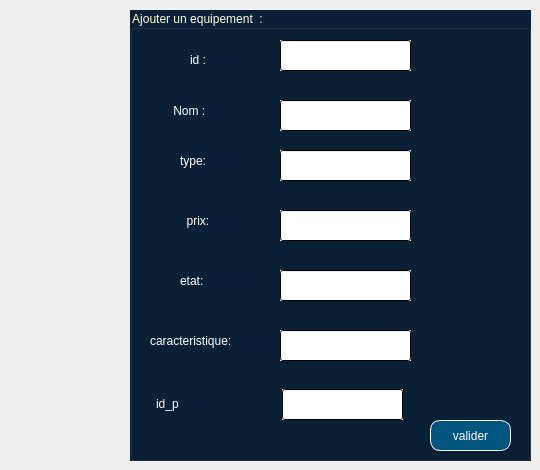
      <widget class="QWidget" name="page">
       <widget class="QGroupBox" name="groupBox">
        <property name="geometry">
         <rect>
          <x>130</x>
          <y>10</y>
          <width>401</width>
          <height>451</height>
         </rect>
        </property>
        <property name="styleSheet">
         <string notr="true">color: qlineargradient(spread:pad, x1:0, y1:0, x2:1, y2:1, stop:0 rgba(255, 255, 190, 255), stop:1 rgba(255, 255, 255, 255));
background-color: qlineargradient(spread:pad, x1:1, y1:1, x2:1, y2:1, stop:0 rgba(10, 32, 54, 255), stop:1 rgba(255, 255, 255, 255));
font: 75 12pt &quot;Arial&quot;;</string>
        </property>
        <property name="title">
         <string>Ajouter un equipement  :</string>
        </property>
        <widget class="QLabel" name="label_3">
         <property name="geometry">
          <rect>
           <x>60</x>
           <y>40</y>
           <width>47</width>
           <height>20</height>
          </rect>
         </property>
         <property name="styleSheet">
          <string notr="true">font: 75 13pt &quot;Arial&quot;;


</string>
         </property>
         <property name="text">
          <string>id :</string>
         </property>
        </widget>
        <widget class="QLabel" name="label_6">
         <property name="geometry">
          <rect>
           <x>40</x>
           <y>90</y>
           <width>51</width>
           <height>21</height>
          </rect>
         </property>
         <property name="styleSheet">
          <string notr="true">font: 75 13pt &quot;Arial&quot;;



</string>
         </property>
         <property name="text">
          <string> Nom :</string>
         </property>
        </widget>
        <widget class="QLabel" name="label_7">
         <property name="geometry">
          <rect>
           <x>50</x>
           <y>140</y>
           <width>71</width>
           <height>21</height>
          </rect>
         </property>
         <property name="styleSheet">
          <string notr="true">font: 75 13pt &quot;Arial&quot;;


</string>
         </property>
         <property name="text">
          <string>type:</string>
         </property>
        </widget>
        <widget class="QLabel" name="label_8">
         <property name="geometry">
          <rect>
           <x>50</x>
           <y>200</y>
           <width>71</width>
           <height>21</height>
          </rect>
         </property>
         <property name="styleSheet">
          <string notr="true">font: 75 13pt &quot;Arial&quot;;


</string>
         </property>
         <property name="text">
          <string>  prix:</string>
         </property>
        </widget>
        <widget class="QLabel" name="label_9">
         <property name="geometry">
          <rect>
           <x>50</x>
           <y>260</y>
           <width>81</width>
           <height>21</height>
          </rect>
         </property>
         <property name="styleSheet">
          <string notr="true">font: 75 13pt &quot;Arial&quot;;


</string>
         </property>
         <property name="text">
          <string>etat:</string>
         </property>
        </widget>
        <widget class="QLabel" name="label_11">
         <property name="geometry">
          <rect>
           <x>20</x>
           <y>320</y>
           <width>121</width>
           <height>21</height>
          </rect>
         </property>
         <property name="styleSheet">
          <string notr="true">font: 75 13pt &quot;Arial&quot;;




</string>
         </property>
         <property name="text">
          <string>caracteristique:</string>
         </property>
        </widget>
        <widget class="QLineEdit" name="lineEdit_caracteristique">
         <property name="geometry">
          <rect>
           <x>150</x>
           <y>320</y>
           <width>131</width>
           <height>31</height>
          </rect>
         </property>
         <property name="styleSheet">
          <string notr="true">font: 11pt &quot;Arial&quot;;
background-color: qlineargradient(spread:pad, x1:0, y1:0, x2:0.034, y2:0.0227273, stop:0 rgba(255, 255, 255, 255), stop:1 rgba(255, 255, 255, 255));</string>
         </property>
        </widget>
        <widget class="QLineEdit" name="lineEdit_etat">
         <property name="geometry">
          <rect>
           <x>150</x>
           <y>260</y>
           <width>131</width>
           <height>31</height>
          </rect>
         </property>
         <property name="styleSheet">
          <string notr="true">font: 11pt &quot;Arial&quot;;
background-color: qlineargradient(spread:pad, x1:0, y1:0, x2:0.034, y2:0.0227273, stop:0 rgba(255, 255, 255, 255), stop:1 rgba(255, 255, 255, 255));</string>
         </property>
        </widget>
        <widget class="QLineEdit" name="lineEdit_prix">
         <property name="geometry">
          <rect>
           <x>150</x>
           <y>200</y>
           <width>131</width>
           <height>31</height>
          </rect>
         </property>
         <property name="styleSheet">
          <string notr="true">font: 11pt &quot;Arial&quot;;
background-color: qlineargradient(spread:pad, x1:0, y1:0, x2:0.034, y2:0.0227273, stop:0 rgba(255, 255, 255, 255), stop:1 rgba(255, 255, 255, 255));</string>
         </property>
        </widget>
        <widget class="QLineEdit" name="lineEdit_type">
         <property name="geometry">
          <rect>
           <x>150</x>
           <y>140</y>
           <width>131</width>
           <height>31</height>
          </rect>
         </property>
         <property name="styleSheet">
          <string notr="true">font: 11pt &quot;Arial&quot;;
background-color: qlineargradient(spread:pad, x1:0, y1:0, x2:0.034, y2:0.0227273, stop:0 rgba(255, 255, 255, 255), stop:1 rgba(255, 255, 255, 255));</string>
         </property>
        </widget>
        <widget class="QLineEdit" name="lineEdit_nom">
         <property name="geometry">
          <rect>
           <x>150</x>
           <y>90</y>
           <width>131</width>
           <height>31</height>
          </rect>
         </property>
         <property name="styleSheet">
          <string notr="true">font: 11pt &quot;Arial&quot;;
background-color: qlineargradient(spread:pad, x1:0, y1:0, x2:0.034, y2:0.0227273, stop:0 rgba(255, 255, 255, 255), stop:1 rgba(255, 255, 255, 255));</string>
         </property>
        </widget>
        <widget class="QLineEdit" name="lineEdit_id">
         <property name="geometry">
          <rect>
           <x>150</x>
           <y>30</y>
           <width>131</width>
           <height>31</height>
          </rect>
         </property>
         <property name="palette">
          <palette>
           <active>
            <colorrole role="WindowText">
             <brush brushstyle="LinearGradientPattern">
              <gradient startx="0.000000000000000" starty="0.000000000000000" endx="1.000000000000000" endy="1.000000000000000" type="LinearGradient" spread="PadSpread" coordinatemode="ObjectBoundingMode">
               <gradientstop position="0.000000000000000">
                <color alpha="255">
                 <red>255</red>
                 <green>255</green>
                 <blue>190</blue>
                </color>
               </gradientstop>
               <gradientstop position="1.000000000000000">
                <color alpha="255">
                 <red>255</red>
                 <green>255</green>
                 <blue>255</blue>
                </color>
               </gradientstop>
              </gradient>
             </brush>
            </colorrole>
            <colorrole role="Button">
             <brush brushstyle="LinearGradientPattern">
              <gradient startx="0.000000000000000" starty="0.000000000000000" endx="0.034000000000000" endy="0.022727300000000" type="LinearGradient" spread="PadSpread" coordinatemode="ObjectBoundingMode">
               <gradientstop position="0.000000000000000">
                <color alpha="255">
                 <red>255</red>
                 <green>255</green>
                 <blue>255</blue>
                </color>
               </gradientstop>
               <gradientstop position="1.000000000000000">
                <color alpha="255">
                 <red>255</red>
                 <green>255</green>
                 <blue>255</blue>
                </color>
               </gradientstop>
              </gradient>
             </brush>
            </colorrole>
            <colorrole role="Light">
             <brush brushstyle="SolidPattern">
              <color alpha="0">
               <red>255</red>
               <green>255</green>
               <blue>255</blue>
              </color>
             </brush>
            </colorrole>
            <colorrole role="Midlight">
             <brush brushstyle="SolidPattern">
              <color alpha="0">
               <red>255</red>
               <green>255</green>
               <blue>255</blue>
              </color>
             </brush>
            </colorrole>
            <colorrole role="Dark">
             <brush brushstyle="SolidPattern">
              <color alpha="0">
               <red>127</red>
               <green>127</green>
               <blue>127</blue>
              </color>
             </brush>
            </colorrole>
            <colorrole role="Mid">
             <brush brushstyle="SolidPattern">
              <color alpha="0">
               <red>170</red>
               <green>170</green>
               <blue>170</blue>
              </color>
             </brush>
            </colorrole>
            <colorrole role="Text">
             <brush brushstyle="LinearGradientPattern">
              <gradient startx="0.000000000000000" starty="0.000000000000000" endx="1.000000000000000" endy="1.000000000000000" type="LinearGradient" spread="PadSpread" coordinatemode="ObjectBoundingMode">
               <gradientstop position="0.000000000000000">
                <color alpha="255">
                 <red>255</red>
                 <green>255</green>
                 <blue>190</blue>
                </color>
               </gradientstop>
               <gradientstop position="1.000000000000000">
                <color alpha="255">
                 <red>255</red>
                 <green>255</green>
                 <blue>255</blue>
                </color>
               </gradientstop>
              </gradient>
             </brush>
            </colorrole>
            <colorrole role="BrightText">
             <brush brushstyle="SolidPattern">
              <color alpha="255">
               <red>255</red>
               <green>255</green>
               <blue>255</blue>
              </color>
             </brush>
            </colorrole>
            <colorrole role="ButtonText">
             <brush brushstyle="LinearGradientPattern">
              <gradient startx="0.000000000000000" starty="0.000000000000000" endx="1.000000000000000" endy="1.000000000000000" type="LinearGradient" spread="PadSpread" coordinatemode="ObjectBoundingMode">
               <gradientstop position="0.000000000000000">
                <color alpha="255">
                 <red>255</red>
                 <green>255</green>
                 <blue>190</blue>
                </color>
               </gradientstop>
               <gradientstop position="1.000000000000000">
                <color alpha="255">
                 <red>255</red>
                 <green>255</green>
                 <blue>255</blue>
                </color>
               </gradientstop>
              </gradient>
             </brush>
            </colorrole>
            <colorrole role="Base">
             <brush brushstyle="LinearGradientPattern">
              <gradient startx="0.000000000000000" starty="0.000000000000000" endx="0.034000000000000" endy="0.022727300000000" type="LinearGradient" spread="PadSpread" coordinatemode="ObjectBoundingMode">
               <gradientstop position="0.000000000000000">
                <color alpha="255">
                 <red>255</red>
                 <green>255</green>
                 <blue>255</blue>
                </color>
               </gradientstop>
               <gradientstop position="1.000000000000000">
                <color alpha="255">
                 <red>255</red>
                 <green>255</green>
                 <blue>255</blue>
                </color>
               </gradientstop>
              </gradient>
             </brush>
            </colorrole>
            <colorrole role="Window">
             <brush brushstyle="LinearGradientPattern">
              <gradient startx="0.000000000000000" starty="0.000000000000000" endx="0.034000000000000" endy="0.022727300000000" type="LinearGradient" spread="PadSpread" coordinatemode="ObjectBoundingMode">
               <gradientstop position="0.000000000000000">
                <color alpha="255">
                 <red>255</red>
                 <green>255</green>
                 <blue>255</blue>
                </color>
               </gradientstop>
               <gradientstop position="1.000000000000000">
                <color alpha="255">
                 <red>255</red>
                 <green>255</green>
                 <blue>255</blue>
                </color>
               </gradientstop>
              </gradient>
             </brush>
            </colorrole>
            <colorrole role="Shadow">
             <brush brushstyle="SolidPattern">
              <color alpha="255">
               <red>0</red>
               <green>0</green>
               <blue>0</blue>
              </color>
             </brush>
            </colorrole>
            <colorrole role="AlternateBase">
             <brush brushstyle="SolidPattern">
              <color alpha="127">
               <red>255</red>
               <green>255</green>
               <blue>255</blue>
              </color>
             </brush>
            </colorrole>
            <colorrole role="ToolTipBase">
             <brush brushstyle="SolidPattern">
              <color alpha="255">
               <red>255</red>
               <green>255</green>
               <blue>220</blue>
              </color>
             </brush>
            </colorrole>
            <colorrole role="ToolTipText">
             <brush brushstyle="SolidPattern">
              <color alpha="255">
               <red>0</red>
               <green>0</green>
               <blue>0</blue>
              </color>
             </brush>
            </colorrole>
            <colorrole role="PlaceholderText">
             <brush brushstyle="SolidPattern">
              <color alpha="128">
               <red>0</red>
               <green>0</green>
               <blue>0</blue>
              </color>
             </brush>
            </colorrole>
           </active>
           <inactive>
            <colorrole role="WindowText">
             <brush brushstyle="LinearGradientPattern">
              <gradient startx="0.000000000000000" starty="0.000000000000000" endx="1.000000000000000" endy="1.000000000000000" type="LinearGradient" spread="PadSpread" coordinatemode="ObjectBoundingMode">
               <gradientstop position="0.000000000000000">
                <color alpha="255">
                 <red>255</red>
                 <green>255</green>
                 <blue>190</blue>
                </color>
               </gradientstop>
               <gradientstop position="1.000000000000000">
                <color alpha="255">
                 <red>255</red>
                 <green>255</green>
                 <blue>255</blue>
                </color>
               </gradientstop>
              </gradient>
             </brush>
            </colorrole>
            <colorrole role="Button">
             <brush brushstyle="LinearGradientPattern">
              <gradient startx="0.000000000000000" starty="0.000000000000000" endx="0.034000000000000" endy="0.022727300000000" type="LinearGradient" spread="PadSpread" coordinatemode="ObjectBoundingMode">
               <gradientstop position="0.000000000000000">
                <color alpha="255">
                 <red>255</red>
                 <green>255</green>
                 <blue>255</blue>
                </color>
               </gradientstop>
               <gradientstop position="1.000000000000000">
                <color alpha="255">
                 <red>255</red>
                 <green>255</green>
                 <blue>255</blue>
                </color>
               </gradientstop>
              </gradient>
             </brush>
            </colorrole>
            <colorrole role="Light">
             <brush brushstyle="SolidPattern">
              <color alpha="0">
               <red>255</red>
               <green>255</green>
               <blue>255</blue>
              </color>
             </brush>
            </colorrole>
            <colorrole role="Midlight">
             <brush brushstyle="SolidPattern">
              <color alpha="0">
               <red>255</red>
               <green>255</green>
               <blue>255</blue>
              </color>
             </brush>
            </colorrole>
            <colorrole role="Dark">
             <brush brushstyle="SolidPattern">
              <color alpha="0">
               <red>127</red>
               <green>127</green>
               <blue>127</blue>
              </color>
             </brush>
            </colorrole>
            <colorrole role="Mid">
             <brush brushstyle="SolidPattern">
              <color alpha="0">
               <red>170</red>
               <green>170</green>
               <blue>170</blue>
              </color>
             </brush>
            </colorrole>
            <colorrole role="Text">
             <brush brushstyle="LinearGradientPattern">
              <gradient startx="0.000000000000000" starty="0.000000000000000" endx="1.000000000000000" endy="1.000000000000000" type="LinearGradient" spread="PadSpread" coordinatemode="ObjectBoundingMode">
               <gradientstop position="0.000000000000000">
                <color alpha="255">
                 <red>255</red>
                 <green>255</green>
                 <blue>190</blue>
                </color>
               </gradientstop>
               <gradientstop position="1.000000000000000">
                <color alpha="255">
                 <red>255</red>
                 <green>255</green>
                 <blue>255</blue>
                </color>
               </gradientstop>
              </gradient>
             </brush>
            </colorrole>
            <colorrole role="BrightText">
             <brush brushstyle="SolidPattern">
              <color alpha="255">
               <red>255</red>
               <green>255</green>
               <blue>255</blue>
              </color>
             </brush>
            </colorrole>
            <colorrole role="ButtonText">
             <brush brushstyle="LinearGradientPattern">
              <gradient startx="0.000000000000000" starty="0.000000000000000" endx="1.000000000000000" endy="1.000000000000000" type="LinearGradient" spread="PadSpread" coordinatemode="ObjectBoundingMode">
               <gradientstop position="0.000000000000000">
                <color alpha="255">
                 <red>255</red>
                 <green>255</green>
                 <blue>190</blue>
                </color>
               </gradientstop>
               <gradientstop position="1.000000000000000">
                <color alpha="255">
                 <red>255</red>
                 <green>255</green>
                 <blue>255</blue>
                </color>
               </gradientstop>
              </gradient>
             </brush>
            </colorrole>
            <colorrole role="Base">
             <brush brushstyle="LinearGradientPattern">
              <gradient startx="0.000000000000000" starty="0.000000000000000" endx="0.034000000000000" endy="0.022727300000000" type="LinearGradient" spread="PadSpread" coordinatemode="ObjectBoundingMode">
               <gradientstop position="0.000000000000000">
                <color alpha="255">
                 <red>255</red>
                 <green>255</green>
                 <blue>255</blue>
                </color>
               </gradientstop>
               <gradientstop position="1.000000000000000">
                <color alpha="255">
                 <red>255</red>
                 <green>255</green>
                 <blue>255</blue>
                </color>
               </gradientstop>
              </gradient>
             </brush>
            </colorrole>
            <colorrole role="Window">
             <brush brushstyle="LinearGradientPattern">
              <gradient startx="0.000000000000000" starty="0.000000000000000" endx="0.034000000000000" endy="0.022727300000000" type="LinearGradient" spread="PadSpread" coordinatemode="ObjectBoundingMode">
               <gradientstop position="0.000000000000000">
                <color alpha="255">
                 <red>255</red>
                 <green>255</green>
                 <blue>255</blue>
                </color>
               </gradientstop>
               <gradientstop position="1.000000000000000">
                <color alpha="255">
                 <red>255</red>
                 <green>255</green>
                 <blue>255</blue>
                </color>
               </gradientstop>
              </gradient>
             </brush>
            </colorrole>
            <colorrole role="Shadow">
             <brush brushstyle="SolidPattern">
              <color alpha="255">
               <red>0</red>
               <green>0</green>
               <blue>0</blue>
              </color>
             </brush>
            </colorrole>
            <colorrole role="AlternateBase">
             <brush brushstyle="SolidPattern">
              <color alpha="127">
               <red>255</red>
               <green>255</green>
               <blue>255</blue>
              </color>
             </brush>
            </colorrole>
            <colorrole role="ToolTipBase">
             <brush brushstyle="SolidPattern">
              <color alpha="255">
               <red>255</red>
               <green>255</green>
               <blue>220</blue>
              </color>
             </brush>
            </colorrole>
            <colorrole role="ToolTipText">
             <brush brushstyle="SolidPattern">
              <color alpha="255">
               <red>0</red>
               <green>0</green>
               <blue>0</blue>
              </color>
             </brush>
            </colorrole>
            <colorrole role="PlaceholderText">
             <brush brushstyle="SolidPattern">
              <color alpha="128">
               <red>0</red>
               <green>0</green>
               <blue>0</blue>
              </color>
             </brush>
            </colorrole>
           </inactive>
           <disabled>
            <colorrole role="WindowText">
             <brush brushstyle="LinearGradientPattern">
              <gradient startx="0.000000000000000" starty="0.000000000000000" endx="1.000000000000000" endy="1.000000000000000" type="LinearGradient" spread="PadSpread" coordinatemode="ObjectBoundingMode">
               <gradientstop position="0.000000000000000">
                <color alpha="255">
                 <red>255</red>
                 <green>255</green>
                 <blue>190</blue>
                </color>
               </gradientstop>
               <gradientstop position="1.000000000000000">
                <color alpha="255">
                 <red>255</red>
                 <green>255</green>
                 <blue>255</blue>
                </color>
               </gradientstop>
              </gradient>
             </brush>
            </colorrole>
            <colorrole role="Button">
             <brush brushstyle="LinearGradientPattern">
              <gradient startx="0.000000000000000" starty="0.000000000000000" endx="0.034000000000000" endy="0.022727300000000" type="LinearGradient" spread="PadSpread" coordinatemode="ObjectBoundingMode">
               <gradientstop position="0.000000000000000">
                <color alpha="255">
                 <red>255</red>
                 <green>255</green>
                 <blue>255</blue>
                </color>
               </gradientstop>
               <gradientstop position="1.000000000000000">
                <color alpha="255">
                 <red>255</red>
                 <green>255</green>
                 <blue>255</blue>
                </color>
               </gradientstop>
              </gradient>
             </brush>
            </colorrole>
            <colorrole role="Light">
             <brush brushstyle="SolidPattern">
              <color alpha="0">
               <red>255</red>
               <green>255</green>
               <blue>255</blue>
              </color>
             </brush>
            </colorrole>
            <colorrole role="Midlight">
             <brush brushstyle="SolidPattern">
              <color alpha="0">
               <red>255</red>
               <green>255</green>
               <blue>255</blue>
              </color>
             </brush>
            </colorrole>
            <colorrole role="Dark">
             <brush brushstyle="SolidPattern">
              <color alpha="0">
               <red>127</red>
               <green>127</green>
               <blue>127</blue>
              </color>
             </brush>
            </colorrole>
            <colorrole role="Mid">
             <brush brushstyle="SolidPattern">
              <color alpha="0">
               <red>170</red>
               <green>170</green>
               <blue>170</blue>
              </color>
             </brush>
            </colorrole>
            <colorrole role="Text">
             <brush brushstyle="LinearGradientPattern">
              <gradient startx="0.000000000000000" starty="0.000000000000000" endx="1.000000000000000" endy="1.000000000000000" type="LinearGradient" spread="PadSpread" coordinatemode="ObjectBoundingMode">
               <gradientstop position="0.000000000000000">
                <color alpha="255">
                 <red>255</red>
                 <green>255</green>
                 <blue>190</blue>
                </color>
               </gradientstop>
               <gradientstop position="1.000000000000000">
                <color alpha="255">
                 <red>255</red>
                 <green>255</green>
                 <blue>255</blue>
                </color>
               </gradientstop>
              </gradient>
             </brush>
            </colorrole>
            <colorrole role="BrightText">
             <brush brushstyle="SolidPattern">
              <color alpha="255">
               <red>255</red>
               <green>255</green>
               <blue>255</blue>
              </color>
             </brush>
            </colorrole>
            <colorrole role="ButtonText">
             <brush brushstyle="LinearGradientPattern">
              <gradient startx="0.000000000000000" starty="0.000000000000000" endx="1.000000000000000" endy="1.000000000000000" type="LinearGradient" spread="PadSpread" coordinatemode="ObjectBoundingMode">
               <gradientstop position="0.000000000000000">
                <color alpha="255">
                 <red>255</red>
                 <green>255</green>
                 <blue>190</blue>
                </color>
               </gradientstop>
               <gradientstop position="1.000000000000000">
                <color alpha="255">
                 <red>255</red>
                 <green>255</green>
                 <blue>255</blue>
                </color>
               </gradientstop>
              </gradient>
             </brush>
            </colorrole>
            <colorrole role="Base">
             <brush brushstyle="LinearGradientPattern">
              <gradient startx="0.000000000000000" starty="0.000000000000000" endx="0.034000000000000" endy="0.022727300000000" type="LinearGradient" spread="PadSpread" coordinatemode="ObjectBoundingMode">
               <gradientstop position="0.000000000000000">
                <color alpha="255">
                 <red>255</red>
                 <green>255</green>
                 <blue>255</blue>
                </color>
               </gradientstop>
               <gradientstop position="1.000000000000000">
                <color alpha="255">
                 <red>255</red>
                 <green>255</green>
                 <blue>255</blue>
                </color>
               </gradientstop>
              </gradient>
             </brush>
            </colorrole>
            <colorrole role="Window">
             <brush brushstyle="LinearGradientPattern">
              <gradient startx="0.000000000000000" starty="0.000000000000000" endx="0.034000000000000" endy="0.022727300000000" type="LinearGradient" spread="PadSpread" coordinatemode="ObjectBoundingMode">
               <gradientstop position="0.000000000000000">
                <color alpha="255">
                 <red>255</red>
                 <green>255</green>
                 <blue>255</blue>
                </color>
               </gradientstop>
               <gradientstop position="1.000000000000000">
                <color alpha="255">
                 <red>255</red>
                 <green>255</green>
                 <blue>255</blue>
                </color>
               </gradientstop>
              </gradient>
             </brush>
            </colorrole>
            <colorrole role="Shadow">
             <brush brushstyle="SolidPattern">
              <color alpha="255">
               <red>0</red>
               <green>0</green>
               <blue>0</blue>
              </color>
             </brush>
            </colorrole>
            <colorrole role="AlternateBase">
             <brush brushstyle="SolidPattern">
              <color alpha="0">
               <red>255</red>
               <green>255</green>
               <blue>255</blue>
              </color>
             </brush>
            </colorrole>
            <colorrole role="ToolTipBase">
             <brush brushstyle="SolidPattern">
              <color alpha="255">
               <red>255</red>
               <green>255</green>
               <blue>220</blue>
              </color>
             </brush>
            </colorrole>
            <colorrole role="ToolTipText">
             <brush brushstyle="SolidPattern">
              <color alpha="255">
               <red>0</red>
               <green>0</green>
               <blue>0</blue>
              </color>
             </brush>
            </colorrole>
            <colorrole role="PlaceholderText">
             <brush brushstyle="SolidPattern">
              <color alpha="128">
               <red>0</red>
               <green>0</green>
               <blue>0</blue>
              </color>
             </brush>
            </colorrole>
           </disabled>
          </palette>
         </property>
         <property name="styleSheet">
          <string notr="true">font: 11pt &quot;Arial&quot;;
background-color: qlineargradient(spread:pad, x1:0, y1:0, x2:0.034, y2:0.0227273, stop:0 rgba(255, 255, 255, 255), stop:1 rgba(255, 255, 255, 255));</string>
         </property>
        </widget>
        <widget class="QPushButton" name="pushButton_2">
         <property name="geometry">
          <rect>
           <x>300</x>
           <y>410</y>
           <width>81</width>
           <height>31</height>
          </rect>
         </property>
         <property name="styleSheet">
          <string notr="true">font: 11pt &quot;Arial&quot;;
background-color: qlineargradient(spread:pad, x1:1, y1:0, x2:1, y2:0, stop:0 rgba(0, 85, 127, 255), stop:1 rgba(255, 255, 255, 255));
border-radius:10px;
border:1px solid white;
color: qlineargradient(spread:pad, x1:0, y1:0, x2:1, y2:1, stop:0 rgba(255, 255, 255, 255), stop:1 rgba(255, 255, 255, 255));</string>
         </property>
         <property name="text">
          <string>valider</string>
         </property>
        </widget>
        <widget class="QLabel" name="label_10">
         <property name="geometry">
          <rect>
           <x>26</x>
           <y>384</y>
           <width>61</width>
           <height>20</height>
          </rect>
         </property>
         <property name="styleSheet">
          <string notr="true">font: 75 13pt &quot;Arial&quot;;




</string>
         </property>
         <property name="text">
          <string>id_p</string>
         </property>
        </widget>
        <widget class="QLineEdit" name="lineEdit_id_p">
         <property name="geometry">
          <rect>
           <x>152</x>
           <y>379</y>
           <width>121</width>
           <height>31</height>
          </rect>
         </property>
         <property name="styleSheet">
          <string notr="true">font: 11pt &quot;Arial&quot;;
background-color: qlineargradient(spread:pad, x1:0, y1:0, x2:0.034, y2:0.0227273, stop:0 rgba(255, 255, 255, 255), stop:1 rgba(255, 255, 255, 255));</string>
         </property>
        </widget>
       </widget>
      </widget>
